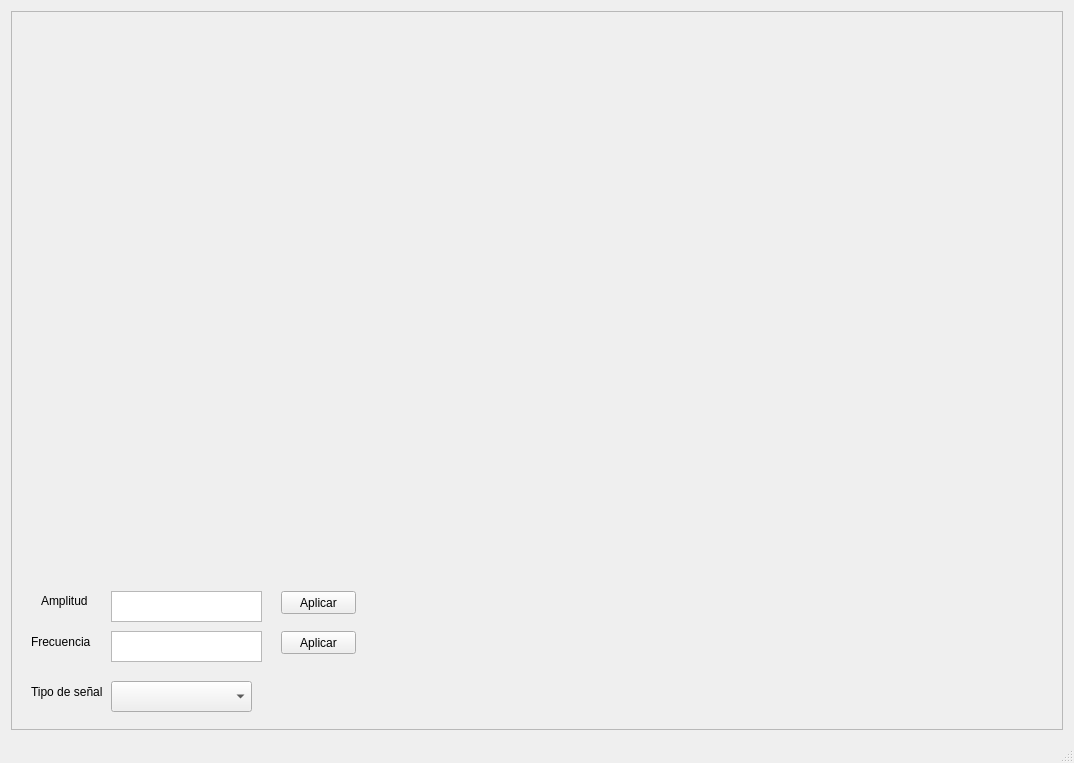
<?xml version="1.0" encoding="UTF-8"?>
<ui version="4.0">
 <class>MainWindow</class>
 <widget class="QMainWindow" name="MainWindow">
  <property name="geometry">
   <rect>
    <x>0</x>
    <y>0</y>
    <width>1074</width>
    <height>763</height>
   </rect>
  </property>
  <property name="windowTitle">
   <string>QCustomPlot plot examples</string>
  </property>
  <widget class="QWidget" name="centralWidget">
   <layout class="QVBoxLayout" name="verticalLayout">
    <item>
     <widget class="QFrame" name="frame">
      <property name="frameShape">
       <enum>QFrame::StyledPanel</enum>
      </property>
      <property name="frameShadow">
       <enum>QFrame::Raised</enum>
      </property>
      <widget class="QCustomPlot" name="customPlot" native="true">
       <property name="geometry">
        <rect>
         <x>9</x>
         <y>9</y>
         <width>1041</width>
         <height>261</height>
        </rect>
       </property>
      </widget>
      <widget class="QTextEdit" name="textEditAmp">
       <property name="geometry">
        <rect>
         <x>100</x>
         <y>580</y>
         <width>151</width>
         <height>31</height>
        </rect>
       </property>
      </widget>
      <widget class="QLabel" name="label">
       <property name="geometry">
        <rect>
         <x>30</x>
         <y>580</y>
         <width>61</width>
         <height>20</height>
        </rect>
       </property>
       <property name="text">
        <string>Amplitud</string>
       </property>
      </widget>
      <widget class="QTextEdit" name="textEditFreq">
       <property name="geometry">
        <rect>
         <x>100</x>
         <y>620</y>
         <width>151</width>
         <height>31</height>
        </rect>
       </property>
      </widget>
      <widget class="QLabel" name="label_2">
       <property name="geometry">
        <rect>
         <x>20</x>
         <y>620</y>
         <width>61</width>
         <height>21</height>
        </rect>
       </property>
       <property name="text">
        <string>Frecuencia</string>
       </property>
      </widget>
      <widget class="QPushButton" name="butApplyAmp">
       <property name="geometry">
        <rect>
         <x>270</x>
         <y>580</y>
         <width>75</width>
         <height>23</height>
        </rect>
       </property>
       <property name="text">
        <string>Aplicar</string>
       </property>
      </widget>
      <widget class="QPushButton" name="butApplyFreq">
       <property name="geometry">
        <rect>
         <x>270</x>
         <y>620</y>
         <width>75</width>
         <height>23</height>
        </rect>
       </property>
       <property name="text">
        <string>Aplicar</string>
       </property>
      </widget>
      <widget class="QComboBox" name="selectorTipoSennal">
       <property name="geometry">
        <rect>
         <x>100</x>
         <y>670</y>
         <width>141</width>
         <height>31</height>
        </rect>
       </property>
       <property name="currentText">
        <string notr="true"/>
       </property>
       <property name="currentIndex">
        <number>-1</number>
       </property>
       <property name="maxVisibleItems">
        <number>4</number>
       </property>
      </widget>
      <widget class="QLabel" name="label_3">
       <property name="geometry">
        <rect>
         <x>20</x>
         <y>670</y>
         <width>71</width>
         <height>21</height>
        </rect>
       </property>
       <property name="text">
        <string>Tipo de señal</string>
       </property>
      </widget>
      <widget class="QCustomPlot" name="customPlot2" native="true">
       <property name="geometry">
        <rect>
         <x>9</x>
         <y>279</y>
         <width>1041</width>
         <height>291</height>
        </rect>
       </property>
      </widget>
     </widget>
    </item>
   </layout>
  </widget>
  <widget class="QStatusBar" name="statusBar"/>
 </widget>
 <layoutdefault spacing="6" margin="11"/>
 <customwidgets>
  <customwidget>
   <class>QCustomPlot</class>
   <extends>QWidget</extends>
   <header>../../qcustomplot.h</header>
   <container>1</container>
  </customwidget>
 </customwidgets>
 <resources/>
 <connections/>
</ui>
